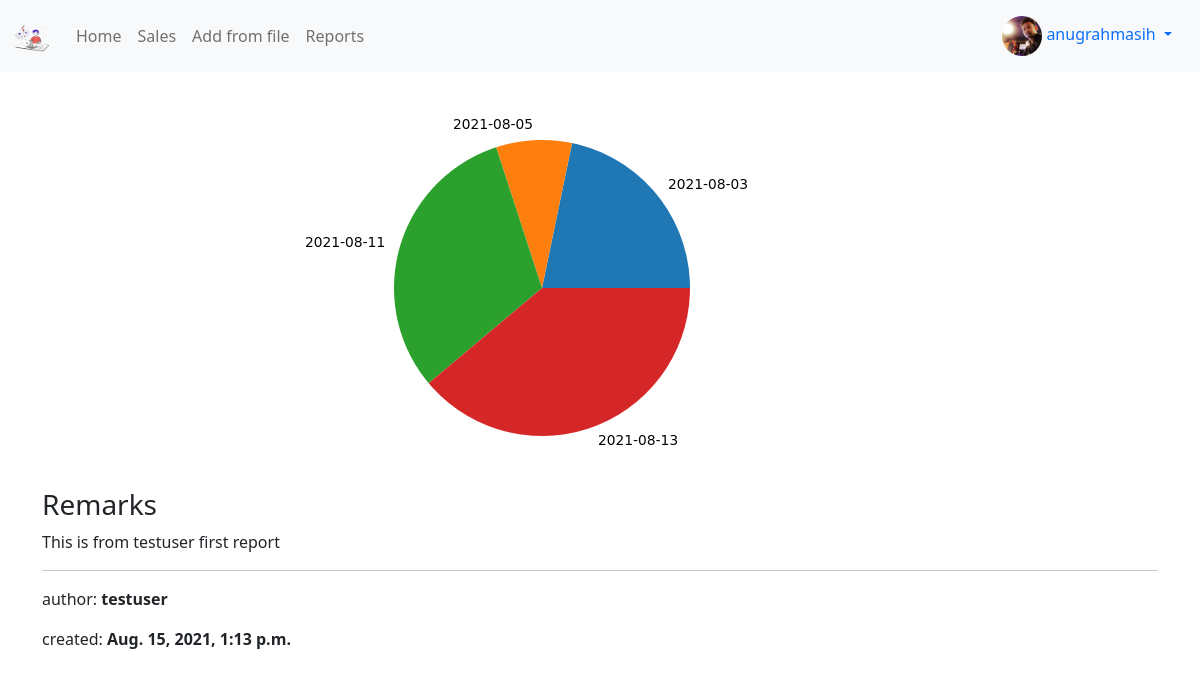
/reports/8/ (signed in), run on the app's committed database.
### profiles/models.py (models this page shows, shortened)
class Profile(models.Model):
    user = models.OneToOneField(User, on_delete=models.CASCADE) #here oneToone helps to create only 1 profile per user
    bio = models.TextField(default="no bio...")
    avatar = models.ImageField(upload_to='avatars', default='no_picture.png')
    created = models.DateTimeField(auto_now_add=True)
    updated = models.DateTimeField(auto_now=True)

### reports/models.py (models this page shows, shortened)
class Report(models.Model):
    name = models.CharField(max_length=120)
    image = models.ImageField(upload_to='reports', blank=True)
    remarks = models.TextField()
    author = models.ForeignKey(Profile, on_delete=models.CASCADE)
    created = models.DateTimeField(auto_now_add=True)
    updated = models.DateTimeField(auto_now=True)
    class Meta:
        ordering = ('-created',)

### reports/views.py (the view)
# urls.py: path('<pk>/', ReportDetailView.as_view(), name='detail'),
class ReportDetailView(LoginRequiredMixin, DetailView):
    model = Report
    template_name = 'reports/detail.html'

### reports/templates/reports/detail.html (shortened to what this page needs)
{% extends "base.html" %}
{% block content %}
{% if object.image %}
<img src="{{object.image.url}}" class="img-fluid" alt="{{object.name}}">
{% endif %}
<br>
<h3>Remarks</h3>
<p>{{object.remarks}}</p>
<hr>
<p>author: <b>{{object.author.user.username}}</b></p>
<p>created: <b>{{object.created}}</b></p>
{% endblock content %}

### templates/navbar.html (shortened to what this page needs)
{% load static %}
{% url 'sales:home' as path_to_home %}
{% url 'sales:list' as path_to_sales %}
{% url 'reports:from-file' as path_to_from_file %}
{% url 'reports:main' as path_to_reports %}
<nav class="navbar navbar-expand-lg navbar-light bg-light">
    <div class="container-fluid">
        <a class="navbar-brand" href=""><img src="{% static 'logo.png' %}" class="logo-sm"></a>
        <div class="collapse navbar-collapse" id="navbarNav">
            <ul class="navbar-nav">
                <li class="nav-item">
                    <a class="nav-link {% if request.path == path_to_home%}active{% endif %}" href="{{path_to_home}}">Home</a>
                </li>
                <li class="nav-item">
                    <a class="nav-link {% if request.path == path_to_sales%}active{% endif %}" href="{{path_to_sales}}">Sales</a>
                </li>
                <li class="nav-item">
                    <a class="nav-link {% if request.path == path_to_from_file%}active{% endif %}" href="{{path_to_from_file}}">Add from file</a>
                </li>
                <li class="nav-item">
                    <a class="nav-link {% if request.path == path_to_reports%}active{% endif %}" href="{{path_to_reports}}">Reports</a>
                </li>
            </ul>
        </div>
        {% if request.user.is_authenticated %}
        <div class="nav-item dropdown">
            <div class="nav-link dropdown-toggle" id="navbarDropdownMenuLink" role="button" data-bs-toggle="dropdown" aria-expanded="false">
                <img src="{{request.user.profile.avatar.url}}" class="avatar-sm">&nbsp;{{request.user}}
            </div>
        </div>
        {% endif %}
    </div>
</nav>

### static/style.css (style rules this page uses)
.avatar-sm { height: 40px; width:40px; border-radius:50%; }
.logo-sm { height:30px; width:auto; }

### data on the page
Report: image (picture), remarks "This is from testuser first report", author.user.username "testuser", created "Aug. 15, 2021, 1:13 p.m."

### other printed values
{{ request.user }} "anugrahmasih"
